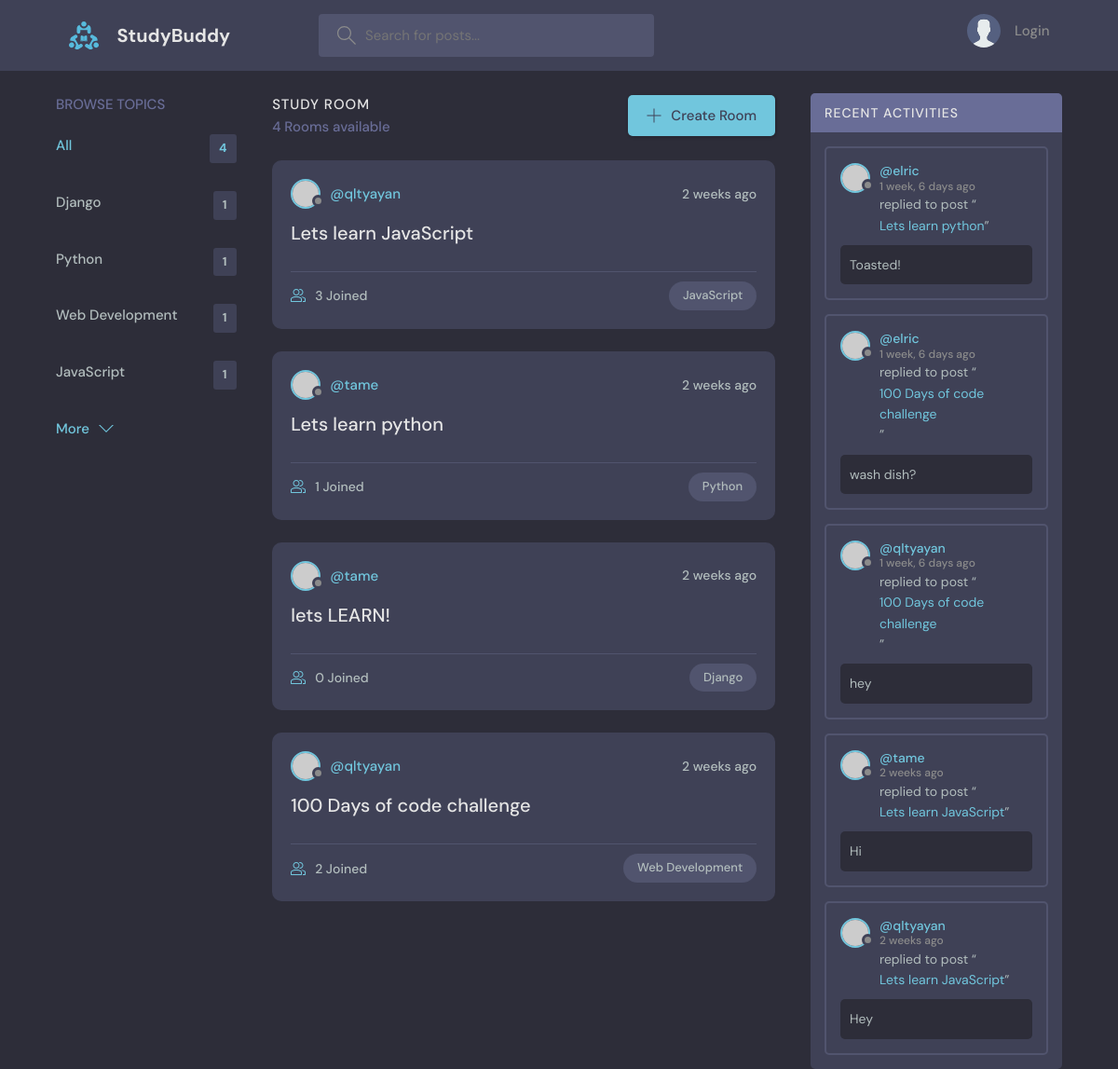
The page / on the database its author committed.
### base/models.py (models this page shows, shortened)
class Topic(models.Model):
    name=models.CharField(max_length=200)

class Room(models.Model):
    host =  models.ForeignKey(User, on_delete = models.SET_NULL, null=True)
    topic = models.ForeignKey(Topic, on_delete = models.SET_NULL, null=True)
    name = models.CharField(max_length=200)
    description = models.TextField(null=True, blank=True)
    participants = models.ManyToManyField(User, related_name='participants', blank=True)
    update = models.DateTimeField(auto_now=True) # will be used in the class Meta
    created = models.DateTimeField(auto_now_add=True) # will be used in the class Meta
    class Meta:
        ordering = ['-update', '-created'] #with "-" means updated order

class Message(models.Model):
    user = models.ForeignKey(User,on_delete=models.CASCADE)
    room =  models.ForeignKey(Room, on_delete=models.CASCADE)
    body = models.TextField()
    update = models.DateTimeField(auto_now=True) # latest update timestamp
    created = models.DateTimeField(auto_now_add=True) # time of creation
    class Meta:
        ordering = ['-update', '-created'] #with "-" means updated order

### base/views.py (the view)
# urls.py: path('', views.home, name='home'),
def home(request):
    q = request.GET.get('q')    if request.GET.get('q') != None else ''
    rooms = Room.objects.filter(
        Q(topic__name__icontains=q) | #used to search with topic name
        Q(name__icontains=q) |          #used to search with user name
        Q(description__icontains=q)  #used to search with description
        )         # This means that the variable rooms will be available in the template as a variable called rooms
    topics = Topic.objects.all()
    room_count = rooms.count()
    room_messages = Message.objects.filter(Q(room__topic__name__icontains=q))
    context = {'rooms': rooms, 'topics':topics, 'room_count':room_count, 'room_messages':room_messages}      # This means that the variable rooms will be available in the template as a variable called rooms
    return render(request, 'base/home.html', context) #context refers to the value of the dictionary

### base/templates/base/home.html (shortened to what this page needs)
{% extends 'main.html' %}
{% block content %}
<main class="layout layout--3">
    <div class="container">
        {% include 'base/topic_components.html' %}
        <div class="roomList">
            <div class="roomList__header">
                <div>
                    <h2>Study Room</h2>
                    <p>{{room_count}} Rooms available</p>
                </div>
                <a class="btn btn--main" href="{% url 'create-room' %}">
                    <svg version="1.1" xmlns="http://www.w3.org/2000/svg" width="32" height="32" viewBox="0 0 32 32">
                        <title>add</title>
                        <path
                            d="M16.943 0.943h-1.885v14.115h-14.115v1.885h14.115v14.115h1.885v-14.115h14.115v-1.885h-14.115v-14.115z">
                        </path>
                    </svg>
                    Create Room
                </a>
            </div>
            {% include 'base/feed_components.html' %}
        </div>
        {% include 'base/activity_components.html'%}
    </div>
</main>
{% endblock content %}

### base/templates/base/topic_components.html
<div class="topics">
    <div class="topics__header">
        <h2>Browse Topics</h2>
    </div>
    <ul class="topics__list">
        <li>
            <a href="{% url 'home' %}}" class="active">All <span>{{topics.count}}</span></a>
        </li>
        {% for topic in topics %}
        <li>
            <a href="{% url 'home' %}?q={{topic.name}}">{{topic.name}} <span>{{topic.room_set.all.count}}</span></a>
        </li>
        {% endfor %}
    </ul>
    <a class="btn btn--link" href="topics.html">
        More
        <svg version="1.1" xmlns="http://www.w3.org/2000/svg" width="32" height="32" viewBox="0 0 32 32">
            <title>chevron-down</title>
            <path d="M16 21l-13-13h-3l16 16 16-16h-3l-13 13z"></path>
        </svg>
    </a>
</div>

### base/templates/base/feed_components.html (shortened to what this page needs)
{% for room in rooms %}
<div class="roomListRoom">
    <div class="roomListRoom__header">
        <a href="{% url 'user-profile' room.host.id %}" class="roomListRoom__author">
            <div class="avatar avatar--small">
                <img src="https://randomuser.me/api/portraits/women/11.jpg" />
            </div>
            <span>@{{room.host.username}}</span>
        </a>
        <div class="roomListRoom__actions">
            <span>{{room.created|timesince}} ago</span>
        </div>
    </div>
    <div class="roomListRoom__content">
        <a href="{% url 'room' room.id %}">{{room.name}}</a>
    </div>
    <div class="roomListRoom__meta">
        <a href="{% url 'room' room.id %}" class="roomListRoom__joined">
            {{room.participants.all.count}} Joined
        </a>
        <p class="roomListRoom__topic">{{room.topic.name}}</p>
    </div>
</div>
{% endfor %}

### base/templates/base/activity_components.html (shortened to what this page needs)
<div class="activities">
    <div class="activities__header">
        <h2>Recent Activities</h2>
    </div>
    {% for message in room_messages %}
    <div class="activities__box">
        <div class="activities__boxHeader roomListRoom__header">
            <a href="{% url 'user-profile' message.user.id %}" class="roomListRoom__author">
                <div class="avatar avatar--small">
                    <img src="https://randomuser.me/api/portraits/women/11.jpg" />
                </div>
                <p>
                    @{{message.user}}
                    <span>{{message.created|timesince}} ago</span>
                </p>
            </a>
        </div>
        <div class="activities__boxContent">
            <p>replied to post “<a href="{% url 'room' message.room.id %}">{{message.room.name}}</a>”</p>
            <div class="activities__boxRoomContent">
                {{message.body}}
            </div>
        </div>
    </div>
    {% endfor %}
</div>

### rows shown on the page
Topic: name "Django", room_set.all.count "1"
Topic: name "Python", room_set.all.count "1"
Topic: name "Web Development", room_set.all.count "1"
Topic: name "JavaScript", room_set.all.count "1"
Room: host.username "qltyayan", created "2 weeks", name "Lets learn JavaScript", participants.all.count "3", topic.name "JavaScript"
Room: host.username "tame", created "2 weeks", name "Lets learn python", participants.all.count "1", topic.name "Python"
Room: host.username "tame", created "2 weeks", name "lets LEARN!", participants.all.count "0", topic.name "Django"
Room: host.username "qltyayan", created "2 weeks", name "100 Days of code challenge", participants.all.count "2", topic.name "Web Development"
Message: user "elric", created "1 week, 6 days", room.name "Lets learn python", body "Toasted!"
Message: user "elric", created "1 week, 6 days", room.name "100 Days of code challenge", body "wash dish?"
Message: user "qltyayan", created "1 week, 6 days", room.name "100 Days of code challenge", body "hey"
Message: user "tame", created "2 weeks", room.name "Lets learn JavaScript", body "Hi"
Message: user "qltyayan", created "2 weeks", room.name "Lets learn JavaScript", body "Hey"

### other values the page prints
{{ topics.count }} "4"
{{ room_count }} "4"
